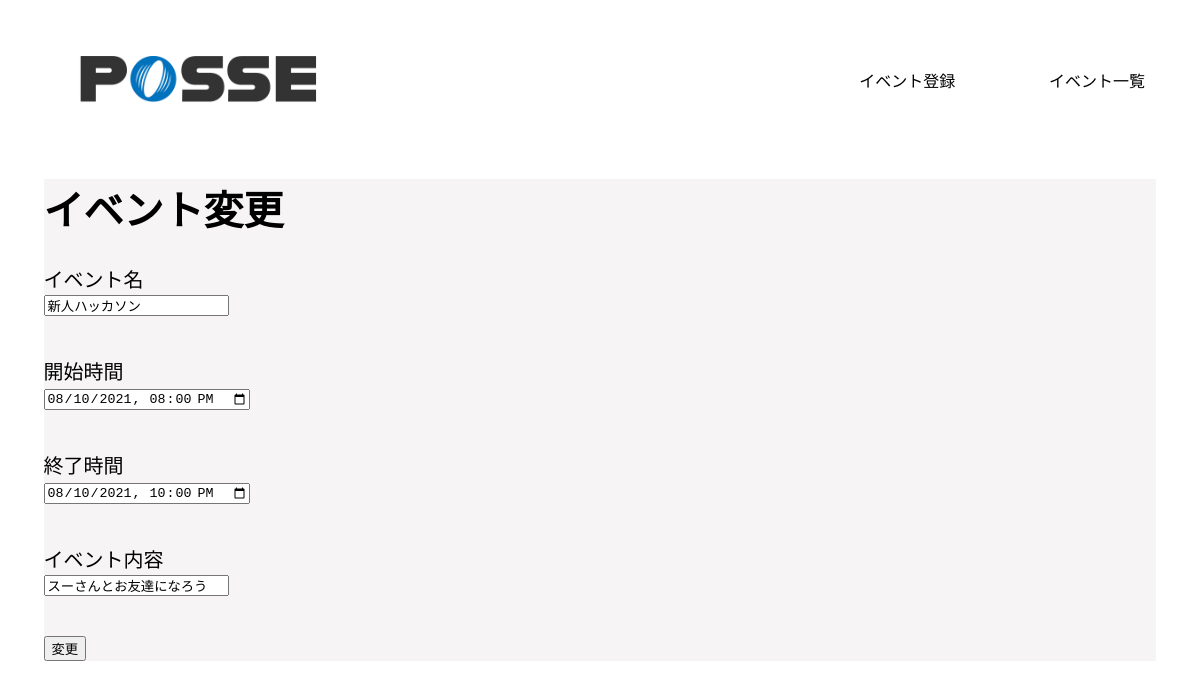
Screenshot of /admin/event_edit.php?id=6 (signed in) with the database file from the repository.
### tables this page shows
CREATE TABLE events (
  id INT AUTO_INCREMENT NOT NULL PRIMARY KEY,
  name VARCHAR(255) NOT NULL,
  start_at DATETIME,
  end_at DATETIME,
  event_detail VARCHAR(255),
  created_at DATETIME DEFAULT CURRENT_TIMESTAMP,
  updated_at DATETIME DEFAULT CURRENT_TIMESTAMP ON UPDATE CURRENT_TIMESTAMP,
  deleted_at DATETIME
);

### src/admin/event_edit.php (the view, shortened to what this page needs)
<?php
require('../dbconnect.php');
if (isset($_GET['id'])) {
  $id = htmlspecialchars($_GET['id']);
  $stmt = $db->prepare('SELECT * FROM events WHERE id = ?');
  $stmt->execute(array($id));
  $event = $stmt->fetchAll(pdo::FETCH_ASSOC);
}
?>
<!DOCTYPE html>
<html lang="ja">
<head>
  <link rel="stylesheet" href="../admin/css/admin.css">
</head>
<body>
  <header>
    <div class="header_logo">
      <img src="../img/header-logo.png" alt="posseロゴ">
    </div>
    <div class="header_title">
      <p><a href="./event_registration.php">イベント登録</a></p>
    </div>
    <div class="header_title">
      <p><a href="./event_list.php">イベント一覧</a></p>
    </div>
  </header>
  <main>
    <div>
      <h1>イベント変更</h1>
    </div>
    <form action="./event_edit.php" method="POST" class="registration_form">
      <div>
        <p>イベント名<br><input name="name" type="text" value="<?php echo $event[0]['name'] ?>"></p>
      </div>
      <div>
        <p>開始時間<br><input name="start_at" type="datetime-local" value="<?php echo $event[0]['start_at'] ?>"></p>
      </div>
      <div>
        <p>終了時間<br><input name="end_at" type="datetime-local" value="<?php echo $event[0]['end_at'] ?>"></p>
      </div>
      <div>
        <p>イベント内容<br><input name="event_detail" type="text" value="<?php echo $event[0]['event_detail'] ?>"></p>
      </div>
      <div>
        <button name="update" type="submit">変更</button>
      </div>
      </form>
</main>
</body>
</html>

### src/admin/css/admin.css (style rules this page uses)
html { font-size: 62.5%; }
a { text-decoration: none; color: black; }
header { display: flex; justify-content: space-around; align-items: center; }
.header_logo img { width: 40%; }
.header_logo { width: 60%; }
.header_title p { font-size: 1.6rem; }
main { background-color: rgb(246, 244, 244); width: 94%; margin: 0 auto; }
h1 { font-size: 4rem; }
.registration_form p { font-size: 2rem; }
.registration_form div { margin-bottom: 40px; }

### rows the page displays
events: name "新人ハッカソン", start_at "08/10/2021 20:00", end_at "08/10/2021 22:00", event_detail "スーさんとお友達になろう"
